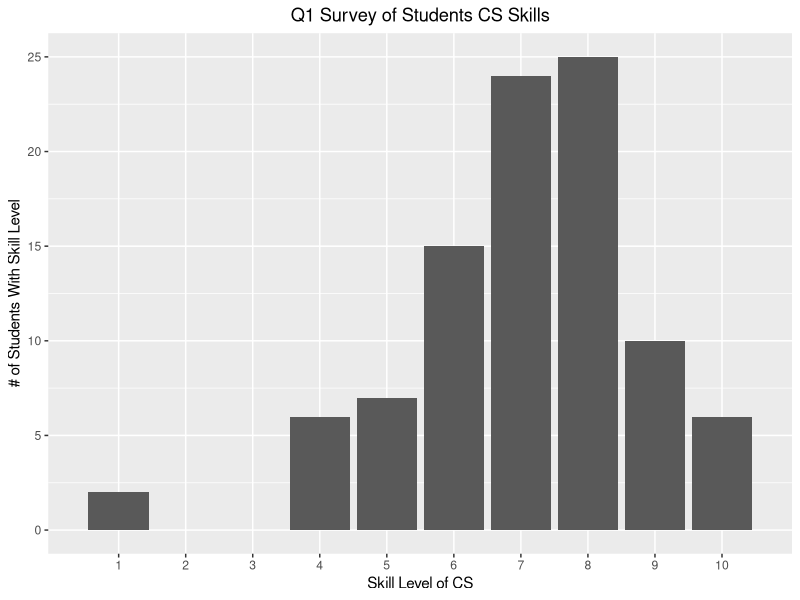

Recreate this plot in R.
#install.packages("ggplot2")
library(ggplot2)
#setwd("/Users/mikedo/Google Drive/School/CSUF_Class/CPSC_375_data_science/hw1")
setwd("C:/Users/kdo1/Google Drive/School/CSUF_Class/CPSC_375_data_science/hw1")
survey <- read.csv("survey2019.csv")

ilist = survey$CS
breaklist = c(1:max(ilist))
labellist = as.character(breaklist)
survey$CS <- factor(ilist)
#survey$CS <- as.integer(ilist)

#bar graph
p <- ggplot(data = survey)
barGraph = 
  p +
  geom_bar(mapping=aes(x=ilist)) +
  ggtitle("Q1 Survey of Students CS Skills") + 
  theme(plot.title = element_text(hjust = 0.5)) +
  xlab("Skill Level of CS") + 
  ylab("# of Students With Skill Level") +
  scale_x_discrete(breaks=breaklist, labels=labellist, limits=breaklist)

pdf("question2b_graph.pdf")
print(barGraph)
dev.off()
